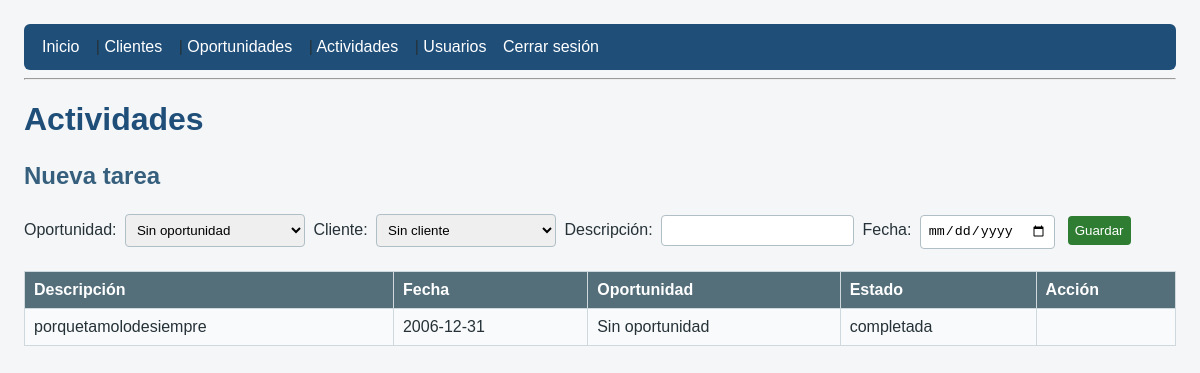
Screenshot of /index.php?ruta=actividades (signed in) with the database file from the repository.
### tables this page shows
CREATE TABLE `actividades` (
  `id_tarea` int(11) NOT NULL,
  `id_oportunidad` int(11) DEFAULT NULL,
  `id_cliente` int(11) DEFAULT NULL,
  `descripcion` text NOT NULL,
  `fecha` date NOT NULL,
  `estado` enum('pendiente','completada') NOT NULL DEFAULT 'pendiente',
  `usuario_responsable` int(11) NOT NULL
);

### Controlador/actividadesControlador.php (called while the page is built, shortened)
<?php
class ActividadesControlador {
    public function listar() {
        $admin = $_SESSION['rol'] == 'admin';
        $actividades = Actividad::todos($_SESSION['id_usuario'], $admin);
        require __DIR__ . '/../Vista/actividades.php';
    }
}

### Modelo/actividad.php (called while the page is built, shortened)
<?php
require_once __DIR__ . '/conexion.php';
class Actividad {
public static function todos($usuarioId, $esAdmin) {
    global $conexion;
    $sql = "SELECT a.*, o.titulo oportunidad FROM actividades a LEFT JOIN oportunidades o ON o.id_oportunidad=a.id_oportunidad";
    $sql .= " ORDER BY a.estado, a.fecha";
    return $conexion->query($sql)->fetch_all(MYSQLI_ASSOC);
}
}

### Vista/actividades.php (the view, shortened to what this page needs)
<!DOCTYPE html>
<html>
<head>
    <link rel="stylesheet" href="Vista/estilos.css">
</head>
<body>
    <nav>
        <a href="index.php?ruta=dashboard">Inicio</a> |
        <a href="index.php?ruta=clientes">Clientes</a> |
        <a href="index.php?ruta=oportunidades">Oportunidades</a> |
        <a href="index.php?ruta=actividades">Actividades</a>
        <?php if ($_SESSION['rol'] == 'admin') { ?> |
            <a href="index.php?ruta=usuarios">Usuarios</a>
        <?php } ?>
        <a href="index.php?ruta=logout">Cerrar sesión</a>
    </nav>
    <hr>
    <h1>Actividades</h1>
    <h2>Nueva tarea</h2>
    <form method="post" action="index.php?ruta=actividad-guardar">
        Oportunidad:
        <select name="id_oportunidad">
            <option value="">Sin oportunidad</option>
        </select>
        Cliente:
        <select name="id_cliente">
            <option value="">Sin cliente</option>
        </select>
        Descripción: <input type="text" name="descripcion" required>
        Fecha: <input type="date" name="fecha" required>
        <input type="submit" value="Guardar">
    </form>
    <table border="1">
        <tr>
            <th>Descripción</th>
            <th>Fecha</th>
            <th>Oportunidad</th>
            <th>Estado</th>
            <th>Acción</th>
        </tr>
        <?php foreach ($actividades as $actividad) { ?>
            <tr>
                <td><?= $actividad['descripcion'] ?></td>
                <td><?= $actividad['fecha'] ?></td>
                <td><?= $actividad['oportunidad'] ?: 'Sin oportunidad' ?></td>
                <td><?= $actividad['estado'] ?></td>
                <td>
                </td>
            </tr>
        <?php } ?>
    </table>
</body>
</html>

### Vista/estilos.css (style rules this page uses)
* { box-sizing: border-box; }
body { margin: 0; padding: 24px; background: #f4f6f8; color: #263238; font-family: Arial, sans-serif; }
nav { padding: 14px 18px; background: #1f4e79; border-radius: 6px; }
nav a { color: white; text-decoration: none; margin-right: 12px; }
h1 { color: #1f4e79; }
h2 { color: #365f7d; margin-top: 24px; }
form { margin: 12px 0; }
input, select { margin: 4px; padding: 7px; border: 1px solid #b0bec5; border-radius: 4px; }
input[type="submit"] { color: white; background: #2e7d32; border: 0; cursor: pointer; }
table { width: 100%; margin-top: 18px; border-collapse: collapse; background: white; }
th, td { padding: 9px; border: 1px solid #cfd8dc; text-align: left; }
th { color: white; background: #546e7a; }
tr:nth-child(even) { background: #f8fafb; }
a { color: #1565c0; }
body > h1, body > form, body > table, body > ul, body > p { max-width: 1200px; }

### rows the page displays
actividades: descripcion "porquetamolodesiempre", fecha "2006-12-31", oportunidad "Sin oportunidad", estado "completada"
